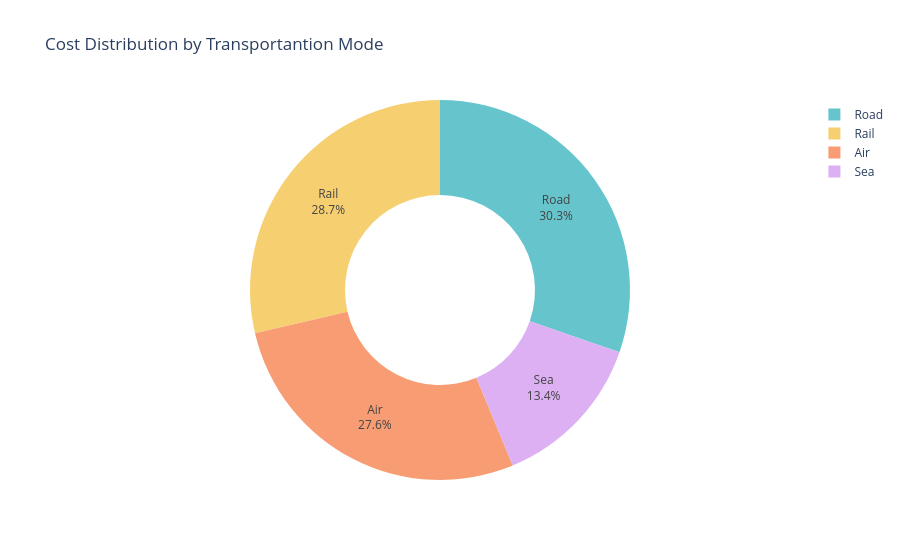

The notebook cell this image was saved under:
### Markdown cell above
### Transportation Cost Distribution by Mode

### Code cell
transportation_cost = df.groupby('Transportation modes')['Costs'].sum().reset_index()
pie_chart = px.pie(transportation_cost,values='Costs',
                   names='Transportation modes',
                   title='Cost Distribution by Transportantion Mode',
                   hover_data=['Costs'],hole=0.5,
                   color_discrete_sequence=px.colors.qualitative.Pastel)
pie_chart.update_traces(textposition='inside',textinfo='percent+label')
pie_chart.show()

### Figure 1 — Plotly figure (JSON) as saved in the notebook; plotly's stock layout.template omitted (floating-point values rounded to 4 significant figures)
{"data": [{"customdata": [[14600.0], [15170.0], [16050.0], [7103.0]], "domain": {"x": [0, 1], "y": [0, 1]}, "hole": 0.5, "hovertemplate": "Transportation modes=%{label}<br>Costs=%{customdata[0]}<extra></extra>", "labels": ["Air", "Rail", "Road", "Sea"], "legendgroup": "", "name": "", "showlegend": true, "textinfo": "percent+label", "textposition": "inside", "type": "pie", "values": [14600.0, 15170.0, 16050.0, 7103.0]}], "layout": {"legend": {"tracegroupgap": 0}, "piecolorway": ["rgb(102, 197, 204)", "rgb(246, 207, 113)", "rgb(248, 156, 116)", "rgb(220, 176, 242)", "rgb(135, 197, 95)", "rgb(158, 185, 243)", "rgb(254, 136, 177)", "rgb(201, 219, 116)", "rgb(139, 224, 164)", "rgb(180, 151, 231)", "rgb(179, 179, 179)"], "title": {"text": "Cost Distribution by Transportantion Mode"}}}
